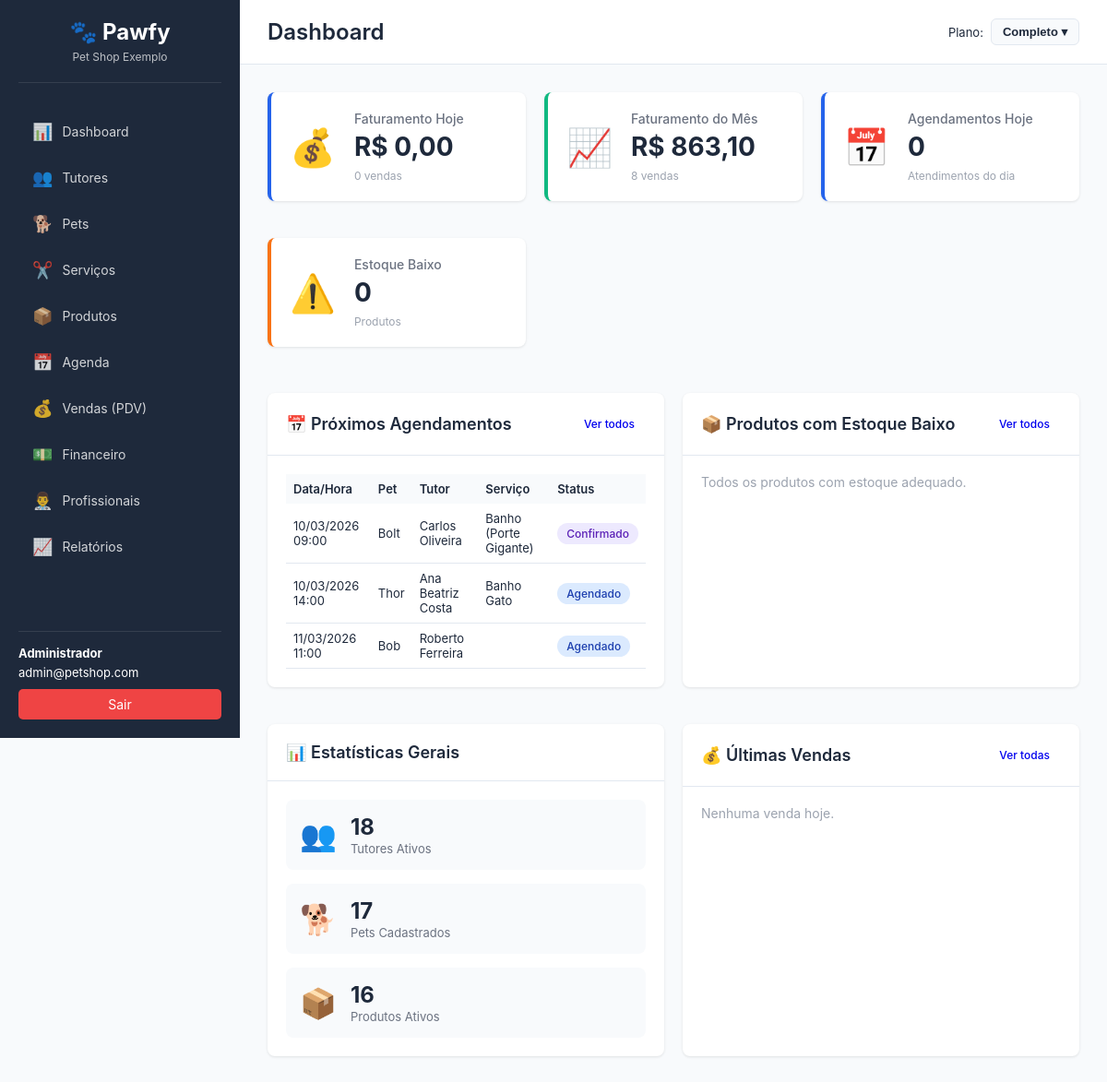
The page / (signed in) on the database its author committed.
### tables this page shows
CREATE TABLE IF NOT EXISTS agenda (
    id INT AUTO_INCREMENT PRIMARY KEY,
    company_id INT NOT NULL,
    pet_id INT NOT NULL,
    tutor_id INT NOT NULL,
    servico_id INT NOT NULL,
    profissional_id INT,
    data DATE NOT NULL,
    hora TIME NOT NULL,
    status ENUM('agendado', 'confirmado', 'em_atendimento', 'finalizado', 'cancelado', 'faltou') DEFAULT 'agendado',
    observacoes TEXT,
    data_criacao TIMESTAMP DEFAULT CURRENT_TIMESTAMP,
    data_atualizacao TIMESTAMP DEFAULT CURRENT_TIMESTAMP ON UPDATE CURRENT_TIMESTAMP,
    FOREIGN KEY (company_id) REFERENCES companies(id) ON DELETE CASCADE,
    FOREIGN KEY (pet_id) REFERENCES pets(id) ON DELETE CASCADE,
    FOREIGN KEY (tutor_id) REFERENCES tutors(id) ON DELETE CASCADE,
    FOREIGN KEY (servico_id) REFERENCES servicos(id) ON DELETE CASCADE,
    FOREIGN KEY (profissional_id) REFERENCES profissionais(id) ON DELETE SET NULL,
    INDEX idx_company (company_id),
    INDEX idx_data (data),
    INDEX idx_status (status),
    INDEX idx_profissional (profissional_id)
);

CREATE TABLE IF NOT EXISTS pets (
    id INT AUTO_INCREMENT PRIMARY KEY,
    company_id INT NOT NULL,
    tutor_id INT NOT NULL,
    nome VARCHAR(255) NOT NULL,
    especie ENUM('cachorro', 'gato', 'passaro', 'roedor', 'reptil', 'outro') NOT NULL,
    raca VARCHAR(100),
    sexo ENUM('macho', 'femea') NOT NULL,
    data_nascimento DATE,
    peso DECIMAL(8,2),
    cor VARCHAR(50),
    porte ENUM('mini', 'pequeno', 'medio', 'grande', 'gigante'),
    observacoes TEXT,
    status ENUM('ativo', 'inativo', 'falecido') DEFAULT 'ativo',
    data_criacao TIMESTAMP DEFAULT CURRENT_TIMESTAMP,
    data_atualizacao TIMESTAMP DEFAULT CURRENT_TIMESTAMP ON UPDATE CURRENT_TIMESTAMP,
    FOREIGN KEY (company_id) REFERENCES companies(id) ON DELETE CASCADE,
    FOREIGN KEY (tutor_id) REFERENCES tutors(id) ON DELETE CASCADE,
    INDEX idx_company (company_id),
    INDEX idx_tutor (tutor_id),
    INDEX idx_nome (nome)
);

CREATE TABLE IF NOT EXISTS tutors (
    id INT AUTO_INCREMENT PRIMARY KEY,
    company_id INT NOT NULL,
    nome VARCHAR(255) NOT NULL,
    cpf VARCHAR(14),
    telefone VARCHAR(20),
    whatsapp VARCHAR(20),
    email VARCHAR(255),
    endereco TEXT,
    cidade VARCHAR(100),
    estado VARCHAR(2),
    cep VARCHAR(10),
    observacoes TEXT,
    status ENUM('ativo', 'inativo') DEFAULT 'ativo',
    data_criacao TIMESTAMP DEFAULT CURRENT_TIMESTAMP,
    data_atualizacao TIMESTAMP DEFAULT CURRENT_TIMESTAMP ON UPDATE CURRENT_TIMESTAMP,
    FOREIGN KEY (company_id) REFERENCES companies(id) ON DELETE CASCADE,
    INDEX idx_company (company_id),
    INDEX idx_nome (nome),
    INDEX idx_telefone (telefone)
);

CREATE TABLE IF NOT EXISTS servicos (
    id INT AUTO_INCREMENT PRIMARY KEY,
    company_id INT NOT NULL,
    nome VARCHAR(255) NOT NULL,
    descricao TEXT,
    preco DECIMAL(10,2) NOT NULL,
    duracao_media INT COMMENT 'Duração em minutos',
    categoria VARCHAR(100),
    status ENUM('ativo', 'inativo') DEFAULT 'ativo',
    data_criacao TIMESTAMP DEFAULT CURRENT_TIMESTAMP,
    data_atualizacao TIMESTAMP DEFAULT CURRENT_TIMESTAMP ON UPDATE CURRENT_TIMESTAMP,
    FOREIGN KEY (company_id) REFERENCES companies(id) ON DELETE CASCADE,
    INDEX idx_company (company_id),
    INDEX idx_nome (nome)
);

### public/dashboard.php (the view, shortened to what the rows shown need)
<?php
require_once __DIR__ . '/../config/config.php';
require_once __DIR__ . '/../classes/Agenda.class.php';
$agenda = new Agenda();
$proximos_agendamentos = $agenda->getProximosAgendamentos(5);
?>
<div class="dashboard">
    <div class="dashboard-grid">
        <?php if (moduloDisponivel('agenda')): ?>
        <div class="card">
            <div class="card-body">
                <?php if (empty($proximos_agendamentos)): ?>
                    <p class="text-muted">Nenhum agendamento próximo.</p>
                <?php else: ?>
                <table class="table table-sm">
                    <thead>
                        <tr>
                            <th>Data/Hora</th>
                            <th>Pet</th>
                            <th>Tutor</th>
                            <th>Serviço</th>
                            <th>Status</th>
                        </tr>
                    </thead>
                    <tbody>
                        <?php foreach ($proximos_agendamentos as $ag): ?>
                        <tr>
                            <td><?= formatarData($ag['data']) ?> <?= substr($ag['hora'], 0, 5) ?></td>
                            <td><?= htmlspecialchars($ag['pet_nome']) ?></td>
                            <td><?= htmlspecialchars($ag['tutor_nome']) ?></td>
                            <td><?= htmlspecialchars($ag['servico_nome']) ?></td>
                            <td><span class="badge badge-<?= $ag['status'] ?>"><?= ucfirst($ag['status']) ?></span></td>
                        </tr>
                        <?php endforeach; ?>
                    </tbody>
                </table>
                <?php endif; ?>
            </div>
        </div>
        <?php endif; ?>
    </div>
</div>
<?php
include __DIR__ . '/../views/template.php';
?>

### rows shown on the page
agenda: data "10/03/2026", hora "09:00", pet.nome "Bolt", tutor.nome "Carlos Oliveira", servico.nome "Banho (Porte Gigante)", status "Confirmado"
agenda: data "10/03/2026", hora "14:00", pet.nome "Thor", tutor.nome "Ana Beatriz Costa", servico.nome "Banho Gato", status "Agendado"
agenda: data "11/03/2026", hora "11:00", pet.nome "Bob", tutor.nome "Roberto Ferreira", status "Agendado"

### other values the page prints
$_SESSION['company_name'] "Pet Shop Exemplo"
$_SESSION['user_name'] "Administrador"
$_SESSION['user_email'] "admin@petshop.com"
$page_title "Dashboard"
PLANOS[$_SESSION['plano'] ?? 'completo']['nome'] "Completo"
formatarMoeda($faturamento_hoje) "R$ 0,00"
count($vendas_hoje) "0"
formatarMoeda($faturamento_mes['faturamento_total'] ?? 0) "R$ 863,10"
$faturamento_mes['total_vendas'] "8"
$total_agendamentos_hoje "0"
count($produtos_estoque_baixo) "0"
$total_tutores "18"
$total_pets "17"
$total_produtos "16"
